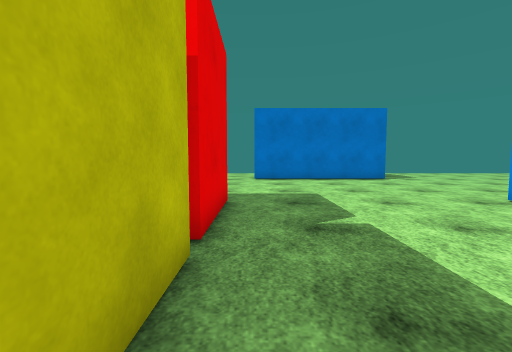
View 1 (above)

18 first-person views from a walk through a 3-D level made in the Unity game engine. The camera is 1.2 m above the floor, tilts 4° down and sees 90° across. The floor is counted in squares, 1 m on a side. Each view is taken from the middle of a square. On the plan, view 1 faces up. The plan holds only what a view shows up to about 12 squares ahead; the rest is blank. The place goes on beyond the plan. Surface patterns are stand-ins for the level's own textures.

View 2
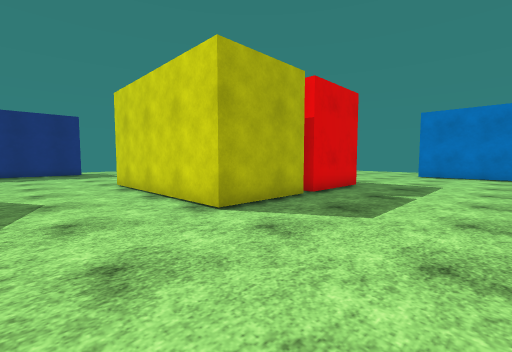

View 3
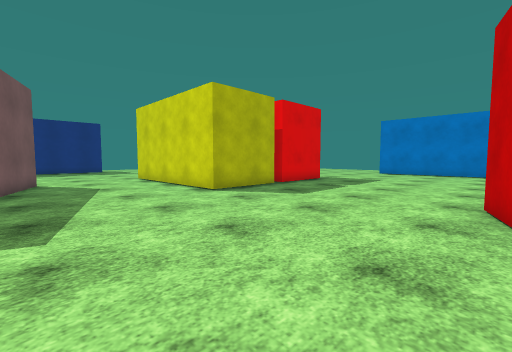

View 4
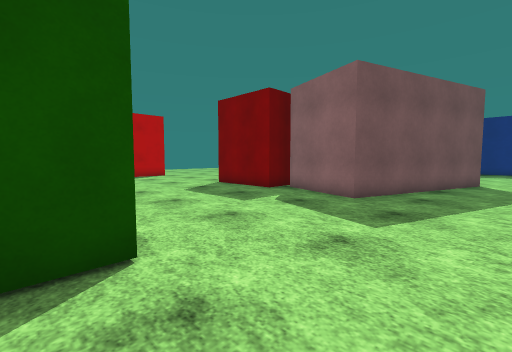

View 5
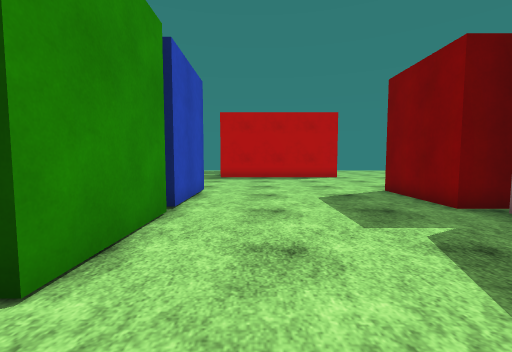

View 6
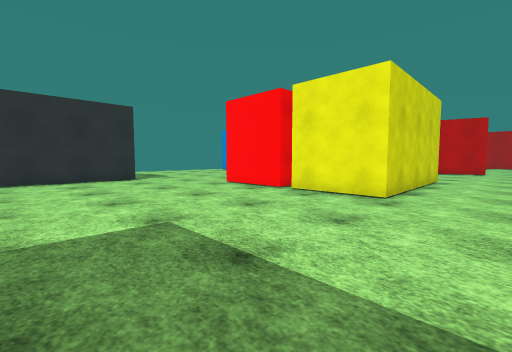

View 7
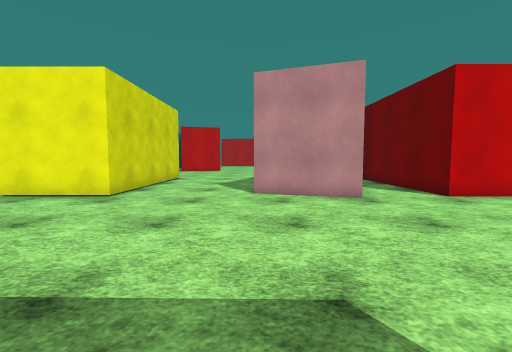

View 8
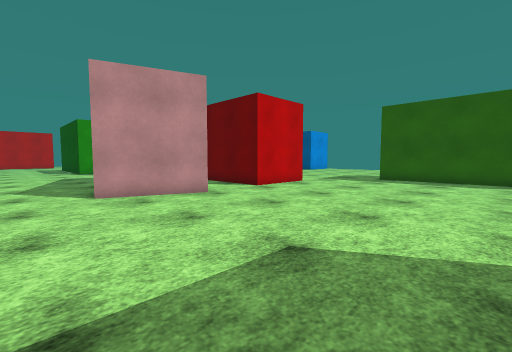

View 9
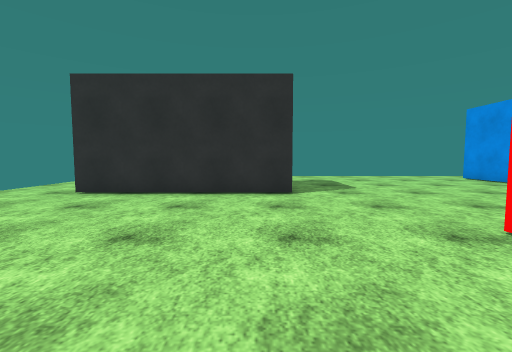

View 10
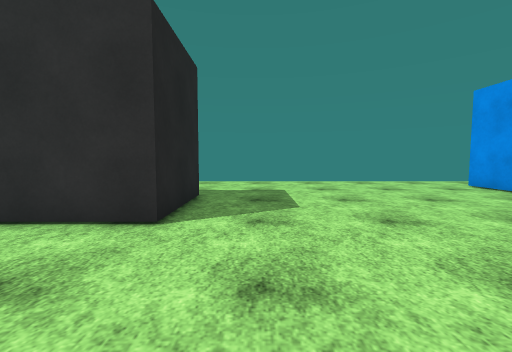

View 11
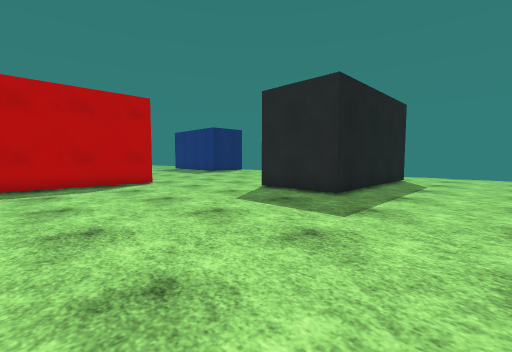

View 12
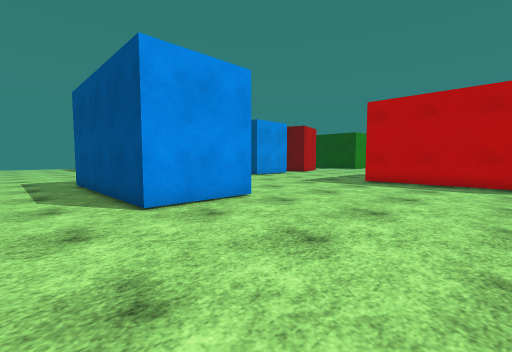

View 13
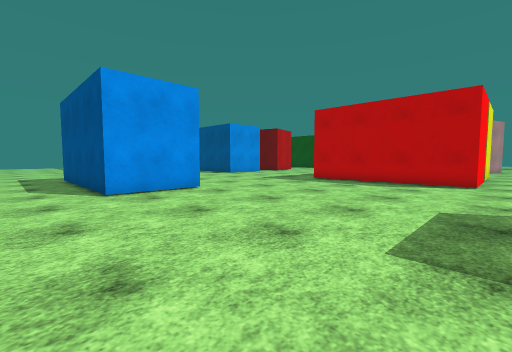

View 14
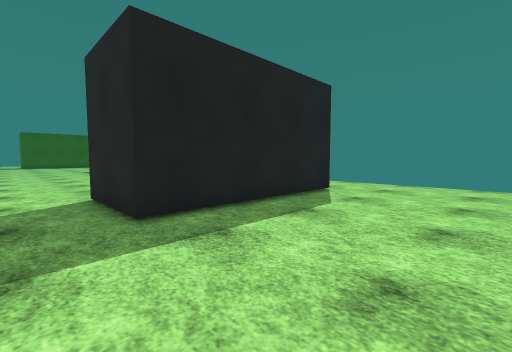

View 15
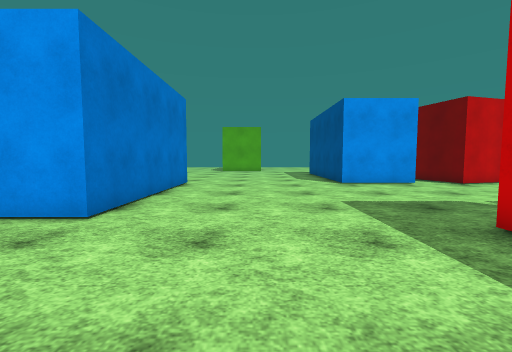

View 16
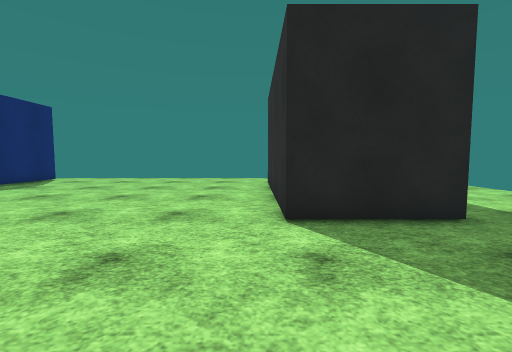

View 17
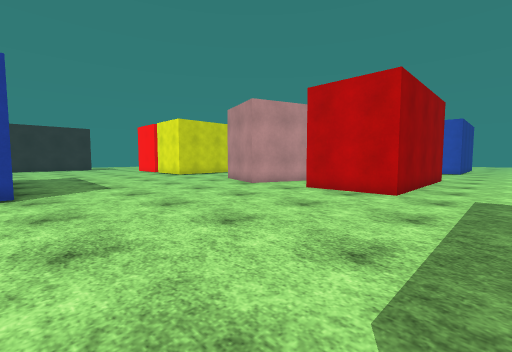

View 18
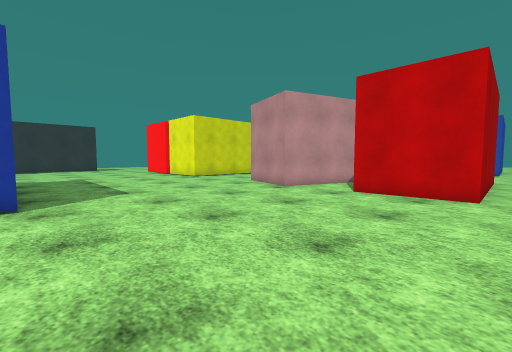

### Floor plan
Points are (right, up) in squares from view 1. A wall is a line through its corners. A room is listed if a view was taken in it or the views show most of it. See-through windows are left out.
Room 1 (views 1, 2, 3, 4, 5, 6, 7, 8, 9, 10, 11, 12, 13, 14, 15, 16, 17, 18)
walls: (-8.1, 3.6) (-8.1, 7) (-0.8, 7) (-0.8, 3.6); (-0.8, 3) (-0.8, -0.4) (-8.1, -0.4) (-8.1, 3); (-6, -9) (-8.4, -8.2) (-7.3, -4.9) (-0.4, -7.3) (-1.6, -10.6); (-0.8, -11) (-0.8, -14.5) (-8.1, -14.5) (-8.1, -11) (-4, -11); (-18.1, -0.1) (-17.1, -0.1); (7.1, -0.1) (6.6, 1.6) (7, 1.7); (6.9, 3.5) (6.9, 7); (5.9, -10.5) (5.9, -7) (7.1, -7); (5.9, -14.5) (5.9, -11); (-18.1, 15) (-10.8, 15) (-10.8, 11.6) (-18.1, 11.6); (7, 14.3) (-0.1, 14.3) (-0.1, 17.7) (7.2, 17.7)

Positions as (right, up) in squares from view 1, and headings:
1: (0, 0), facing up
2: (4, -4), facing up-left
3: (7, -6), facing up-left
4: (7, -4), facing down-left
5: (4, -5), facing down
6: (-16, -3), facing up-right
7: (-16, -5), facing right
8: (-16, -3), facing down-right
9: (-12, 3), facing up
10: (-9, 7), facing up
11: (-3, 19), facing down-left
12: (-6, 20), facing down-right
13: (-9, 20), facing down-right
14: (-9, 20), facing down-left
15: (-5, 11), facing right
16: (-6, 11), facing left
17: (-17, -17), facing up-right
18: (-17, -15), facing up-right
